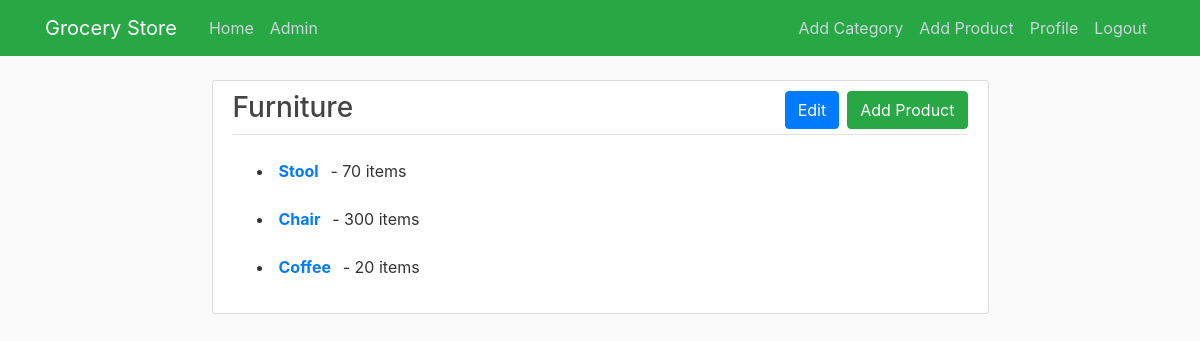
The page /category/1 (signed in) on the database as committed earlier.
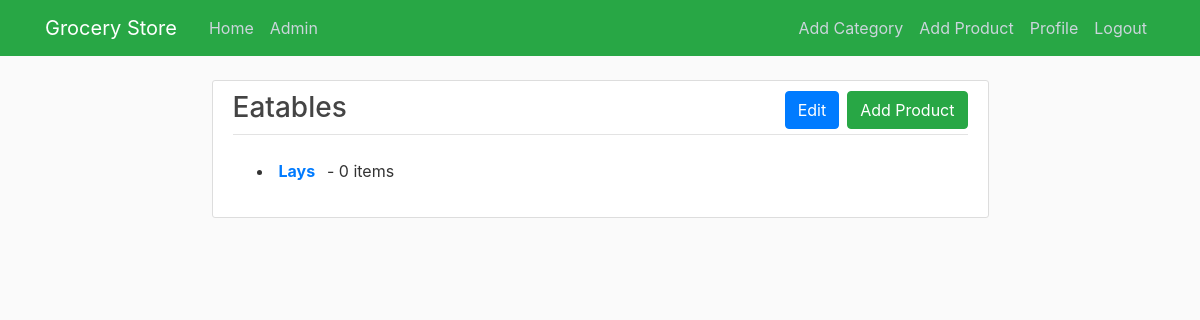
The same page on the database as committed later.
### grocerystore/models.py (models this page shows)
class Category(db.Model):
    id = db.Column(db.Integer, primary_key=True)
    name = db.Column(db.String(64), nullable=False)
    products = db.relationship('Product', backref='category', lazy=True)

class Product(db.Model):
    id = db.Column(db.Integer, primary_key=True)
    name = db.Column(db.String(64), nullable=False)
    price = db.Column(db.Float, nullable=False)
    category_id = db.Column(db.Integer, db.ForeignKey('category.id'), nullable=False)
    quantity = db.Column(db.Integer, nullable=False)
    manufacture_date = db.Column(db.Date, nullable=False)
    cart = db.relationship('Cart', backref='product', lazy=True)
    order = db.relationship('Order', backref='product', lazy=True)

### grocerystore/routes.py (the view)
@app.route('/category/<int:category_id>', methods=['GET'])
@login_required
def view_category(category_id):
    category = Category.query.get_or_404(category_id)
    products = Product.query.filter_by(category_id=category.id).all()
    return render_template('category/view.html', title=category.name, category=category, products=products)

### grocerystore/models.py (called while the page is built)
@login_manager.user_loader
def load_user(user_id):
    return User.query.get(int(user_id))

### grocerystore/templates/category/view.html
{% extends "layout.html" %}
{% block content %}
  <article class="media content-section">
    <div class="media-body">
      <div class="article-metadata">
        <h3>
          {{ category.name }}
          {% if current_user.is_admin %}
            <a href="{{ url_for('add_product_to_category', category_id=category.id) }}" class="btn btn-success ml-2" style="float: right;">Add Product</a>
            <a href="{{ url_for('update_category', category_id=category.id) }}" class="btn btn-primary" style="float: right;">Edit</a>
          {% endif %}
        </h3>
      </div>
      {% if category.products %}
        {% for product in category.products %}
        <li class="article-conten m-4">
          <strong>
            <a class="mr-2" href="{{ url_for('view_product', product_id=product.id) }}">{{ product.name }}</a>
          </strong> - {{ product.quantity }} items
        </li>
      {% endfor %}
      {% else %}
        <h5 class="article-content m-4">No products in this category.</h5>
      {% endif %}
    </div>
  </article>
{% endblock content %}

Rows that differ between the two databases and show on the page:
removed Product: name "Stool", quantity "70"
no longer on this page (row edited): Product: name "Chair", quantity "300"
no longer on this page (row edited): Product: name "Coffee", quantity "20"
changed Category: name "Furniture" → "Eatables"
added Product: name "Lays", quantity "0"
